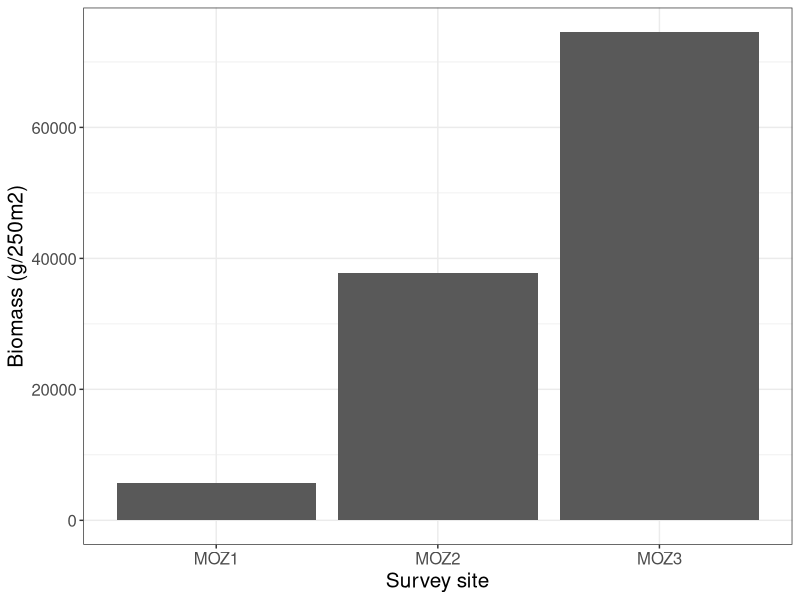
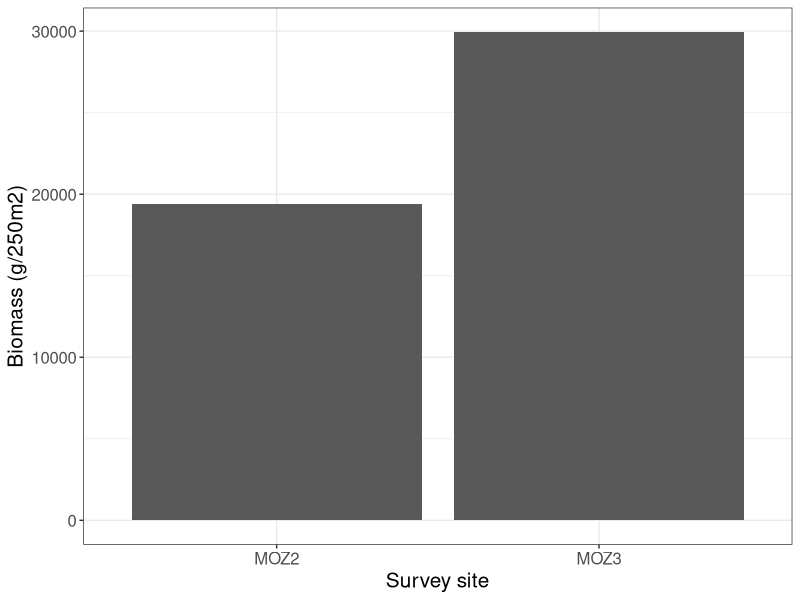

These figures' R source, in order:
## ---- chunk 1
knitr::opts_chunk$set(echo = TRUE)
## ---- chunk 2
library(tidyverse)
dta <- read_csv("data/RLS_MOZ.csv")
head(dta)
names(dta)
str(dta)
## ---- chunk 3
dta_wide = dta %>% 
  reshape2::melt(id.vars = c("country", "site_code", "species_name")) %>% 
  drop_na(value) %>% 
  rename(length = variable,
         abundance = value)
## ---- chunk 4
RLS_MOZspp_a_b <- read_csv("data/RLS_MOZspp_a_b.csv")

dta_wide = dta_wide %>% 
  left_join(RLS_MOZspp_a_b)

## ---- chunk 5
dta_wide = dta_wide %>% 
  mutate(length = as.character(length),
         length = as.numeric(length),
         biomass = abundance*a*length^b)
## ---- chunk 6
bio = dta_wide %>% 
  group_by(site_code) %>% 
  summarise(biomass = sum(biomass))

ggplot(data = bio) +
  geom_bar(aes(x = site_code, y = biomass), stat = "identity") +
  labs(y = "Biomass (g/250m2)", x = "Survey site") +
  theme_bw() +
  theme(text = element_text(size = 15))

## ---- chunk 7
bio = dta_wide %>%
  filter(length>20) %>% 
  group_by(site_code) %>% 
  summarise(biomass = sum(biomass))

ggplot(data = bio) +
  geom_bar(aes(x = site_code, y = biomass), stat = "identity") +
  labs(y = "Biomass (g/250m2)", x = "Survey site") +
  theme_bw() +
  theme(text = element_text(size = 15))

